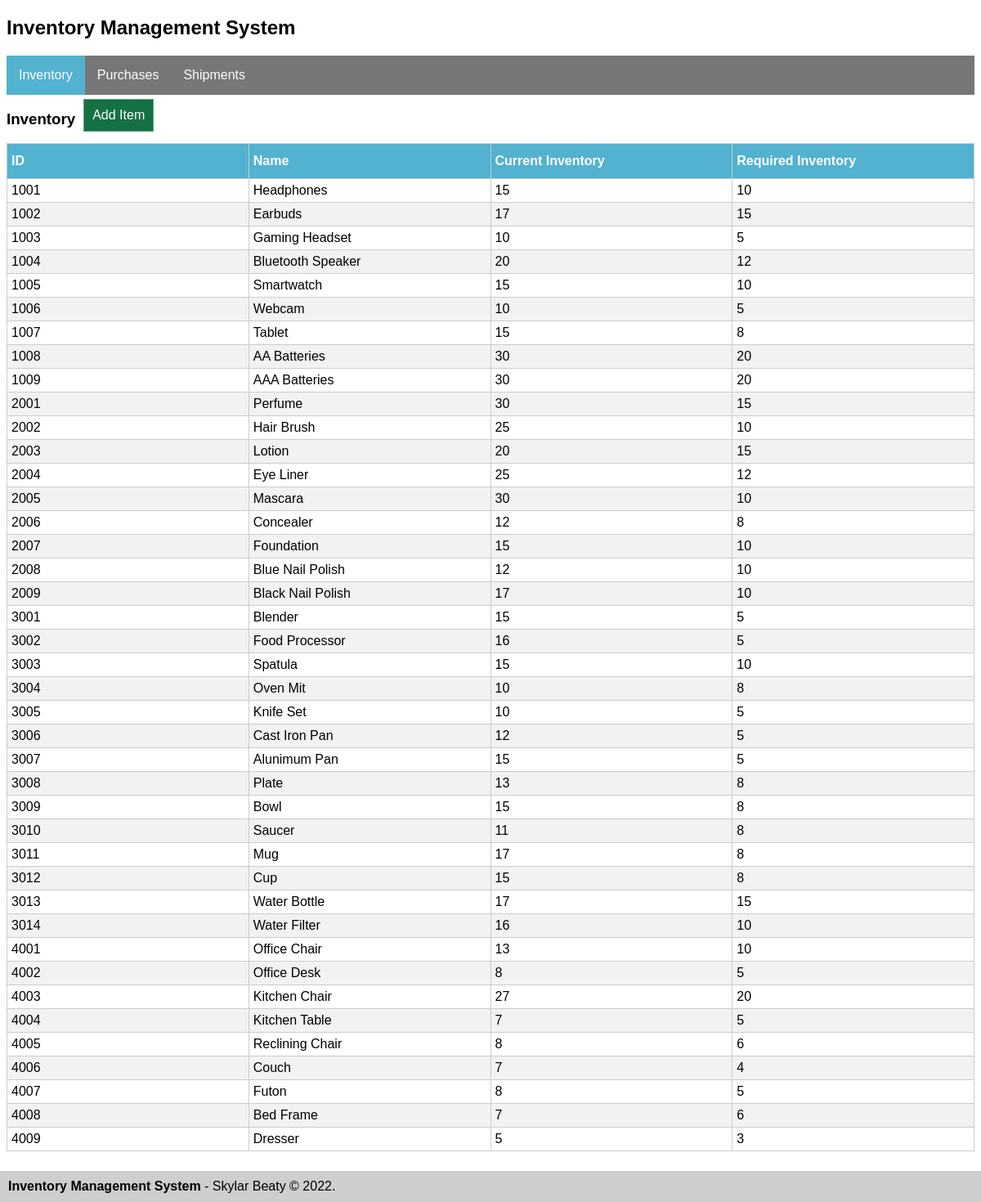
The page / on the database its author committed.
### tables this page shows
CREATE TABLE items(
    id INT NOT NULL UNIQUE,
    name VARCHAR(255),
    current_inventory int,
    required_inventory int,
    PRIMARY KEY (id)
);

### index.php (the view, shortened to what this page needs)
<?php
include_once 'inc/head.php';
include_once 'inc/nav.php';
?>
<h3 class="button_header">Inventory</h3>
<button class="pop_up_button" data-pop-up="add_item_pop_up">Add Item</button>
<table class="db-table">
    <thead>
        <tr>
            <th>ID</th>
            <th>Name</th>
            <th>Current Inventory</th>
            <th>Required Inventory</th>
        </tr>
    </thead>
    <tbody>
        <?php
        include_once 'inc/connect.php';
        $results = mysqli_query($connection, "SELECT * FROM items");
        while($row = mysqli_fetch_array($results)) {
        ?>
            <tr class="pop_up_row" data-pop-up="update_item_pop_up">
                <td class="row_data"><?php echo $row['id']?></td>
                <td class="row_data"><?php echo $row['name']?></td>
                <td class="row_data"><?php echo $row['current_inventory']?></td>
                <td class="row_data"><?php echo $row['required_inventory']?></td>
            </tr>
        <?php
        }
        ?>
    </tbody>
</table>
<?php
include_once 'inc/footer.php';
?>

### inc/head.php (shortened to what this page needs)
<!DOCTYPE html>
<html lang="en">
  <head>
    <link rel="stylesheet" href="css/style.css">
  </head>
  <body>
  <h2>Inventory Management System</h2>

### inc/nav.php
<div class="nav">
    <a href="index.php" <?php if($_GET['navPage'] == 'inventory') echo 'class="active"'; ?>>Inventory</a>
    <a href="purchases.php" <?php if($_GET['navPage'] == 'purchases') echo 'class="active"'; ?>>Purchases</a>
    <a href="shipments.php" <?php if($_GET['navPage'] == 'shipments') echo 'class="active"'; ?>>Shipments</a>
</div>

### inc/footer.php
<br/><br/><br/>
<div class="footer"><strong>Inventory Management System</strong> - Skylar Beaty &copy; <?php echo date('Y');?>.</div>
</body>
</html>

### css/style.css (style rules this page uses)
body { font-family: 'Montserrat', sans-serif; }
.nav { overflow: hidden; background-color: #777; }
.nav a { float: left; padding: 15px; text-decoration: none; color: #FFFBFF; }
.nav a.active { background-color: #52B2CF; color: #FFFBFF; }
.db-table { border-collapse: collapse; table-layout: fixed; width: 100%; }
.db-table td, .db-table th { border: 1px solid #ccc; padding: 5px; }
.db-table tr:nth-child(even) { background-color: #f2f2f2; }
.db-table th { padding-top: 12px; padding-bottom: 12px; text-align: left; background-color: #52B2CF; color: #FFFBFF; }
.button_header { float: left; }
.pop_up_button { display: inline-block; margin-left: 10px; }
button { background-color: #157145; border: #57A773 1px solid; margin: 5px 0px; padding: 10px; font-size: 16px; color: #FFFBFF; cursor: pointer; }
.footer { position: fixed; right: 0; bottom: 0; left: 0; padding: 10px; background-color: #cecece; }

### rows shown on the page
items: id "1001", name "Headphones", current_inventory "15", required_inventory "10"
items: id "1002", name "Earbuds", current_inventory "17", required_inventory "15"
items: id "1003", name "Gaming Headset", current_inventory "10", required_inventory "5"
items: id "1004", name "Bluetooth Speaker", current_inventory "20", required_inventory "12"
items: id "1005", name "Smartwatch", current_inventory "15", required_inventory "10"
items: id "1006", name "Webcam", current_inventory "10", required_inventory "5"
items: id "1007", name "Tablet", current_inventory "15", required_inventory "8"
items: id "1008", name "AA Batteries", current_inventory "30", required_inventory "20"
items: id "1009", name "AAA Batteries", current_inventory "30", required_inventory "20"
items: id "2001", name "Perfume", current_inventory "30", required_inventory "15"
items: id "2002", name "Hair Brush", current_inventory "25", required_inventory "10"
items: id "2003", name "Lotion", current_inventory "20", required_inventory "15"
items: id "2004", name "Eye Liner", current_inventory "25", required_inventory "12"
items: id "2005", name "Mascara", current_inventory "30", required_inventory "10"
items: id "2006", name "Concealer", current_inventory "12", required_inventory "8"
items: id "2007", name "Foundation", current_inventory "15", required_inventory "10"
items: id "2008", name "Blue Nail Polish", current_inventory "12", required_inventory "10"
items: id "2009", name "Black Nail Polish", current_inventory "17", required_inventory "10"
items: id "3001", name "Blender", current_inventory "15", required_inventory "5"
items: id "3002", name "Food Processor", current_inventory "16", required_inventory "5"
items: id "3003", name "Spatula", current_inventory "15", required_inventory "10"
items: id "3004", name "Oven Mit", current_inventory "10", required_inventory "8"
items: id "3005", name "Knife Set", current_inventory "10", required_inventory "5"
items: id "3006", name "Cast Iron Pan", current_inventory "12", required_inventory "5"
items: id "3007", name "Alunimum Pan", current_inventory "15", required_inventory "5"
items: id "3008", name "Plate", current_inventory "13", required_inventory "8"
items: id "3009", name "Bowl", current_inventory "15", required_inventory "8"
items: id "3010", name "Saucer", current_inventory "11", required_inventory "8"
items: id "3011", name "Mug", current_inventory "17", required_inventory "8"
items: id "3012", name "Cup", current_inventory "15", required_inventory "8"
items: id "3013", name "Water Bottle", current_inventory "17", required_inventory "15"
items: id "3014", name "Water Filter", current_inventory "16", required_inventory "10"
items: id "4001", name "Office Chair", current_inventory "13", required_inventory "10"
items: id "4002", name "Office Desk", current_inventory "8", required_inventory "5"
items: id "4003", name "Kitchen Chair", current_inventory "27", required_inventory "20"
items: id "4004", name "Kitchen Table", current_inventory "7", required_inventory "5"
items: id "4005", name "Reclining Chair", current_inventory "8", required_inventory "6"
items: id "4006", name "Couch", current_inventory "7", required_inventory "4"
items: id "4007", name "Futon", current_inventory "8", required_inventory "5"
items: id "4008", name "Bed Frame", current_inventory "7", required_inventory "6"
items: id "4009", name "Dresser", current_inventory "5", required_inventory "3"
